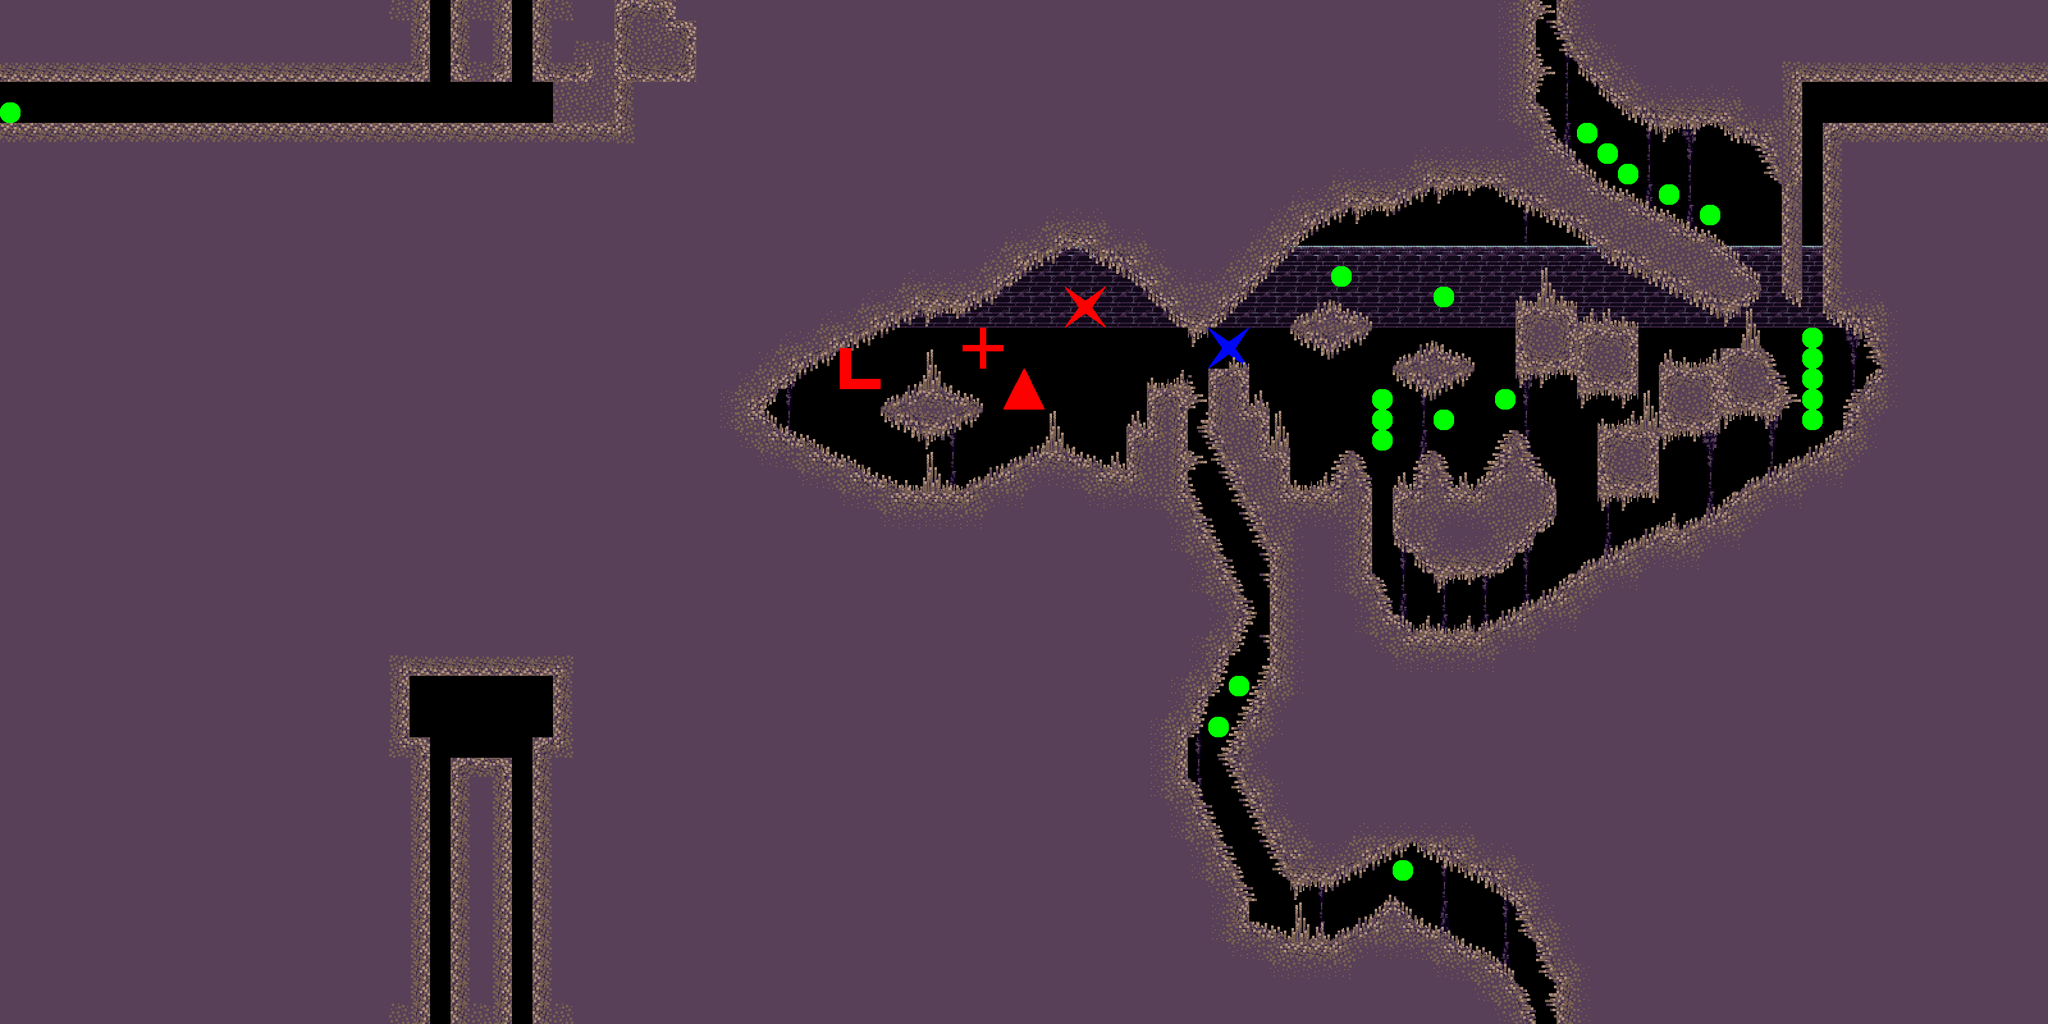

Rendered tile map (Tiled .tmx) drawn with the repository's tilesets; below, a short description and the map source with its tile grids summarised:
An orthogonal 100x50 tile map with 32x32 px tiles, 3 tile layers (Backdrop2, Backdrop, World), 3 tilesets and 2 objects (Box, box).

<map version="1.0" orientation="orthogonal" width="100" height="50" tilewidth="32" tileheight="32">
 <tileset firstgid="1" name="BasicTileset2" tilewidth="32" tileheight="32">
  <image source="tilesets/BasicTileset2.png" width="512" height="512" />
  <tile id="41">
   <properties>
    <property name="b" value="32" />
    <property name="m" value="-0.5" />
    <property name="orientation" value="left" />
    <property name="physics" value="true" />
    <property name="shape" value="[0, 16, 16, -16, 16, 16]" />
   </properties>
  </tile>
  <tile id="42">
   <properties>
    <property name="b" value="0" />
    <property name="m" value="0.5" />
    <property name="orientation" value="right" />
    <property name="physics" value="true" />
    <property name="shape" value="[-16, -16, 0, 16, -16, 16]" />
   </properties>
  </tile>
  <tile id="53">
   <properties>
    <property name="bodyType" value="dynamic" />
    <property name="bounce" value="0.8" />
    <property name="density" value="0.5" />
    <property name="friction" value="0.1" />
    <property name="physics" value="true" />
    <property name="radius" value="16" />
   </properties>
  </tile>
  <tile id="54">
   <properties>
    <property name="b" value="0" />
    <property name="m" value="1" />
    <property name="orientation" value="right" />
    <property name="physics" value="true" />
    <property name="shape" value="[-16, -16, 16, 16, -16, 16]" />
   </properties>
  </tile>
  <tile id="57">
   <properties>
    <property name="b" value="16" />
    <property name="m" value="-0.5" />
    <property name="orientation" value="left" />
    <property name="physics" value="true" />
    <property name="shape" value="[-16, 16, 0, -16, 16, -16, 16, 16]" />
   </properties>
  </tile>
  <tile id="58">
   <properties>
    <property name="b" value="16" />
    <property name="m" value="0.5" />
    <property name="orientation" value="right" />
    <property name="physics" value="true" />
    <property name="shape" value="[-16, -16, 0, -16, 16, 16, -16, 16]" />
   </properties>
  </tile>
  <tile id="65">
   <properties>
    <property name="orientation" value="solid" />
   </properties>
  </tile>
  <tile id="70">
   <properties>
    <property name="b" value="32" />
    <property name="m" value="-1" />
    <property name="orientation" value="right" />
    <property name="physics" value="true" />
    <property name="shape" value="[-16, -16, 16, -16, -16, 16]" />
   </properties>
  </tile>
  <tile id="73">
   <properties>
    <property name="b" value="0" />
    <property name="m" value="0.5" />
    <property name="orientation" value="left" />
    <property name="physics" value="true" />
    <property name="shape" value="[0, 16, -16, -16, 16, -16, 16, 16]" />
   </properties>
  </tile>
  <tile id="74">
   <properties>
    <property name="b" value="32" />
    <property name="m" value="-0.5" />
    <property name="orientation" value="right" />
    <property name="physics" value="true" />
    <property name="shape" value="[-16, -16, 16, -16, 0, 16, -16, 16]" />
   </properties>
  </tile>
  <tile id="87">
   <properties>
    <property name="b" value="32" />
    <property name="m" value="-1" />
    <property name="orientation" value="left" />
    <property name="physics" value="true" />
    <property name="shape" value="[-16, 16, 16, -16, 16, 16]" />
   </properties>
  </tile>
  <tile id="89">
   <properties>
    <property name="b" value="16" />
    <property name="m" value="0.5" />
    <property name="orientation" value="left" />
    <property name="physics" value="true" />
    <property name="shape" value="[0, -16, 16, -16, 16, 16]" />
   </properties>
  </tile>
  <tile id="90">
   <properties>
    <property name="b" value="16" />
    <property name="m" value="-0.5" />
    <property name="orientation" value="right" />
    <property name="physics" value="true" />
    <property name="shape" value="[-16, -16, 0, -16, -16, 16]" />
   </properties>
  </tile>
  <tile id="103">
   <properties>
    <property name="b" value="0" />
    <property name="m" value="1" />
    <property name="orientation" value="left" />
    <property name="physics" value="true" />
    <property name="shape" value="[-16, -16, 16, -16, 16, 16]" />
   </properties>
  </tile>
  <tile id="115">
   <properties>
    <property name="orientation" value="solid" />
   </properties>
  </tile>
  <tile id="116">
   <properties>
    <property name="orientation" value="solid" />
   </properties>
  </tile>
  <tile id="117">
   <properties>
    <property name="orientation" value="solid" />
    <property name="physics" value="true" />
   </properties>
  </tile>
  <tile id="118">
   <properties>
    <property name="orientation" value="solid" />
    <property name="physics" value="true" />
   </properties>
  </tile>
  <tile id="119">
   <properties>
    <property name="orientation" value="solid" />
    <property name="physics" value="true" />
   </properties>
  </tile>
  <tile id="131">
   <properties>
    <property name="orientation" value="solid" />
   </properties>
  </tile>
  <tile id="132">
   <properties>
    <property name="orientation" value="solid" />
   </properties>
  </tile>
  <tile id="133">
   <properties>
    <property name="orientation" value="solid" />
    <property name="physics" value="true" />
   </properties>
  </tile>
  <tile id="135">
   <properties>
    <property name="orientation" value="solid" />
    <property name="physics" value="true" />
   </properties>
  </tile>
  <tile id="146">
   <properties>
    <property name="b" value="0" />
    <property name="m" value="1" />
    <property name="orientation" value="down" />
    <property name="physics" value="true" />
    <property name="shape" value="[-16, -16, 16, -16, 16, 16]" />
   </properties>
  </tile>
  <tile id="147">
   <properties>
    <property name="b" value="32" />
    <property name="m" value="-1" />
    <property name="orientation" value="down" />
    <property name="physics" value="true" />
    <property name="shape" value="[-16, -16, 16, -16, -16, 16]" />
   </properties>
  </tile>
  <tile id="149">
   <properties>
    <property name="orientation" value="solid" />
    <property name="physics" value="true" />
   </properties>
  </tile>
  <tile id="150">
   <properties>
    <property name="orientation" value="solid" />
    <property name="physics" value="true" />
   </properties>
  </tile>
  <tile id="151">
   <properties>
    <property name="orientation" value="solid" />
    <property name="physics" value="true" />
   </properties>
  </tile>
  <tile id="160">
   <properties>
    <property name="b" value="32" />
    <property name="m" value="-1" />
    <property name="orientation" value="up" />
    <property name="physics" value="true" />
    <property name="shape" value="[-16, 16, 16, -16, 16, 16]" />
   </properties>
  </tile>
  <tile id="161">
   <properties>
    <property name="b" value="0" />
    <property name="m" value="1" />
    <property name="orientation" value="up" />
    <property name="physics" value="true" />
    <property name="shape" value="[-16, -16, 16, 16, -16, 16]" />
   </properties>
  </tile>
  <tile id="180">
   <properties>
    <property name="b" value="32" />
    <property name="m" value="-0.5" />
    <property name="orientation" value="up" />
    <property name="physics" value="true" />
    <property name="shape" value="[-16, 16, 16, 0, 16, 16]" />
   </properties>
  </tile>
  <tile id="181">
   <properties>
    <property name="b" value="16" />
    <property name="m" value="-0.5" />
    <property name="orientation" value="up" />
    <property name="physics" value="true" />
    <property name="shape" value="[-16, 0, 16, -16, 16, 16, -16, 16]" />
   </properties>
  </tile>
  <tile id="182">
   <properties>
    <property name="b" value="0" />
    <property name="m" value="0.5" />
    <property name="orientation" value="up" />
    <property name="physics" value="true" />
    <property name="shape" value="[-16, -16, 16, 0, 16, 16, -16, 16]" />
   </properties>
  </tile>
  <tile id="183">
   <properties>
    <property name="b" value="16" />
    <property name="m" value="0.5" />
    <property name="orientation" value="up" />
    <property name="physics" value="true" />
    <property name="shape" value="[-16, 0, 16, 16, -16, 16]" />
   </properties>
  </tile>
  <tile id="196">
   <properties>
    <property name="b" value="0" />
    <property name="m" value="0.5" />
    <property name="orientation" value="down" />
    <property name="physics" value="true" />
    <property name="shape" value="[-16, -16, 16, -16, 16, 0]" />
   </properties>
  </tile>
  <tile id="197">
   <properties>
    <property name="b" value="16" />
    <property name="m" value="0.5" />
    <property name="orientation" value="down" />
    <property name="physics" value="true" />
    <property name="shape" value="[-16, 0, -16, -16, 16, -16, 16, 16]" />
   </properties>
  </tile>
  <tile id="198">
   <properties>
    <property name="b" value="32" />
    <property name="m" value="-0.5" />
    <property name="orientation" value="down" />
    <property name="physics" value="true" />
    <property name="shape" value="[-16, -16, 16, -16, 16, 0, -16, 16]" />
   </properties>
  </tile>
  <tile id="199">
   <properties>
    <property name="b" value="16" />
    <property name="m" value="-0.5" />
    <property name="orientation" value="down" />
    <property name="physics" value="true" />
    <property name="shape" value="[-16, 0, -16, -16, 16, -16]" />
   </properties>
  </tile>
 </tileset>
 <tileset firstgid="257" name="shapeSheet" tilewidth="64" tileheight="64">
  <properties>
   <property name="physicsSource" value="shapes.lua" />
  </properties>
  <image source="tilesets/shapeSheet.png" width="320" height="64" />
  <tile id="0">
   <properties>
    <property name="physics" value="true" />
    <property name="shapeID" value="L" />
   </properties>
  </tile>
  <tile id="1">
   <properties>
    <property name="physics" value="true" />
    <property name="shapeID" value="cross" />
   </properties>
  </tile>
  <tile id="2">
   <properties>
    <property name="physics" value="true" />
    <property name="shapeID" value="square" />
   </properties>
  </tile>
  <tile id="3">
   <properties>
    <property name="physics" value="true" />
    <property name="shapeID" value="star" />
   </properties>
  </tile>
  <tile id="4">
   <properties>
    <property name="physics" value="true" />
    <property name="shapeID" value="triangle" />
   </properties>
  </tile>
 </tileset>
 <tileset firstgid="262" name="shapeSheetBlue" tilewidth="64" tileheight="64">
  <image source="tilesets/shapeSheetBlue.png" width="320" height="64" />
  <tile id="3">
   <properties>
    <property name="physicsSource" value="shapes.lua" />
    <property name="shapeID" value="star" />
   </properties>
  </tile>
 </tileset>
 <layer name="Backdrop2" width="100" height="50">
  <properties>
   <property name="scale" value="0.85" />
  </properties>
  <data>[5000 cells, 0 non-empty, 0 distinct tile ids]</data>
 </layer>
 <layer name="Backdrop" width="100" height="50">
  <data>[5000 cells, 244 non-empty, 8 distinct tile ids]</data>
 </layer>
 <objectgroup name="Sprites and Objects" width="100" height="50">
  <properties>
   <property name="spriteLayer" value="true" />
  </properties>
  <object name="Box" type="Box" gid="20" x="1743" y="593">
   <properties>
    <property name="bodyType" value="static" />
    <property name="physics" value="true" />
   </properties>
  </object>
  <object name="box2" type="box" gid="20" x="1666" y="586">
   <properties>
    <property name="physics" value="true" />
   </properties>
  </object>
 </objectgroup>
 <layer name="World" width="100" height="50">
  <data>[5000 cells, 4508 non-empty, 71 distinct tile ids]</data>
 </layer>
</map>
